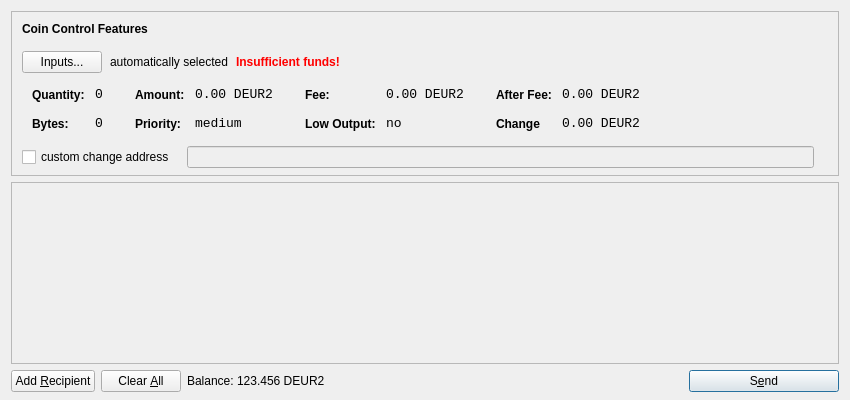
<?xml version="1.0" encoding="UTF-8"?>
<ui version="4.0">
 <class>SendCoinsDialog</class>
 <widget class="QDialog" name="SendCoinsDialog">
  <property name="geometry">
   <rect>
    <x>0</x>
    <y>0</y>
    <width>850</width>
    <height>400</height>
   </rect>
  </property>
  <property name="windowTitle">
   <string>Send Coins</string>
  </property>
  <property name="styleSheet">
   <string notr="true">QListView { background: transparent; }</string>
  </property>
  <layout class="QVBoxLayout" name="verticalLayout" stretch="0,1,0">
   <property name="bottomMargin">
    <number>8</number>
   </property>
   <item>
    <widget class="QFrame" name="frameCoinControl">
     <property name="sizePolicy">
      <sizepolicy hsizetype="Expanding" vsizetype="Expanding">
       <horstretch>0</horstretch>
       <verstretch>0</verstretch>
      </sizepolicy>
     </property>
     <property name="maximumSize">
      <size>
       <width>16777215</width>
       <height>16777215</height>
      </size>
     </property>
     <property name="styleSheet">
      <string notr="true">QListView { background: transparent; }</string>
     </property>
     <property name="frameShape">
      <enum>QFrame::StyledPanel</enum>
     </property>
     <property name="frameShadow">
      <enum>QFrame::Sunken</enum>
     </property>
     <layout class="QVBoxLayout" name="verticalLayoutCoinControl2">
      <property name="spacing">
       <number>6</number>
      </property>
      <property name="leftMargin">
       <number>0</number>
      </property>
      <property name="topMargin">
       <number>0</number>
      </property>
      <property name="rightMargin">
       <number>0</number>
      </property>
      <property name="bottomMargin">
       <number>6</number>
      </property>
      <item>
       <layout class="QVBoxLayout" name="verticalLayoutCoinControl" stretch="0,0,0,0,1">
        <property name="spacing">
         <number>0</number>
        </property>
        <property name="leftMargin">
         <number>10</number>
        </property>
        <property name="topMargin">
         <number>10</number>
        </property>
        <item>
         <layout class="QHBoxLayout" name="horizontalLayoutCoinControl1">
          <property name="bottomMargin">
           <number>15</number>
          </property>
          <item>
           <widget class="QLabel" name="labelCoinControlFeatures">
            <property name="sizePolicy">
             <sizepolicy hsizetype="Preferred" vsizetype="Maximum">
              <horstretch>0</horstretch>
              <verstretch>0</verstretch>
             </sizepolicy>
            </property>
            <property name="font">
             <font>
              <weight>75</weight>
              <bold>true</bold>
             </font>
            </property>
            <property name="styleSheet">
             <string notr="true">font-weight:bold;</string>
            </property>
            <property name="text">
             <string>Coin Control Features</string>
            </property>
           </widget>
          </item>
         </layout>
        </item>
        <item>
         <layout class="QHBoxLayout" name="horizontalLayoutCoinControl2" stretch="0,0,0,0">
          <property name="spacing">
           <number>8</number>
          </property>
          <property name="bottomMargin">
           <number>10</number>
          </property>
          <item>
           <widget class="QPushButton" name="pushButtonCoinControl">
            <property name="styleSheet">
             <string notr="true"/>
            </property>
            <property name="text">
             <string>Inputs...</string>
            </property>
           </widget>
          </item>
          <item>
           <widget class="QLabel" name="labelCoinControlAutomaticallySelected">
            <property name="text">
             <string>automatically selected</string>
            </property>
            <property name="margin">
             <number>5</number>
            </property>
           </widget>
          </item>
          <item>
           <widget class="QLabel" name="labelCoinControlInsuffFunds">
            <property name="font">
             <font>
              <weight>75</weight>
              <bold>true</bold>
             </font>
            </property>
            <property name="styleSheet">
             <string notr="true">color:red;font-weight:bold;</string>
            </property>
            <property name="text">
             <string>Insufficient funds!</string>
            </property>
            <property name="margin">
             <number>5</number>
            </property>
           </widget>
          </item>
          <item>
           <spacer name="horizontalSpacerCoinControl">
            <property name="orientation">
             <enum>Qt::Horizontal</enum>
            </property>
            <property name="sizeHint" stdset="0">
             <size>
              <width>40</width>
              <height>1</height>
             </size>
            </property>
           </spacer>
          </item>
         </layout>
        </item>
        <item>
         <widget class="QWidget" name="widgetCoinControl" native="true">
          <property name="sizePolicy">
           <sizepolicy hsizetype="Preferred" vsizetype="Preferred">
            <horstretch>0</horstretch>
            <verstretch>0</verstretch>
           </sizepolicy>
          </property>
          <property name="minimumSize">
           <size>
            <width>0</width>
            <height>0</height>
           </size>
          </property>
          <property name="styleSheet">
           <string notr="true"/>
          </property>
          <layout class="QHBoxLayout" name="horizontalLayoutCoinControl5">
           <property name="margin">
            <number>0</number>
           </property>
           <item>
            <layout class="QHBoxLayout" name="horizontalLayoutCoinControl3" stretch="0,0,0,1">
             <property name="spacing">
              <number>20</number>
             </property>
             <property name="topMargin">
              <number>0</number>
             </property>
             <property name="bottomMargin">
              <number>10</number>
             </property>
             <item>
              <layout class="QFormLayout" name="formLayoutCoinControl1">
               <property name="horizontalSpacing">
                <number>10</number>
               </property>
               <property name="verticalSpacing">
                <number>14</number>
               </property>
               <property name="leftMargin">
                <number>10</number>
               </property>
               <property name="topMargin">
                <number>4</number>
               </property>
               <property name="rightMargin">
                <number>6</number>
               </property>
               <item row="0" column="0">
                <widget class="QLabel" name="labelCoinControlQuantityText">
                 <property name="styleSheet">
                  <string notr="true">font-weight:bold;</string>
                 </property>
                 <property name="text">
                  <string>Quantity:</string>
                 </property>
                 <property name="margin">
                  <number>0</number>
                 </property>
                </widget>
               </item>
               <item row="0" column="1">
                <widget class="QLabel" name="labelCoinControlQuantity">
                 <property name="font">
                  <font>
                   <family>Monospace</family>
                   <pointsize>10</pointsize>
                  </font>
                 </property>
                 <property name="cursor">
                  <cursorShape>IBeamCursor</cursorShape>
                 </property>
                 <property name="contextMenuPolicy">
                  <enum>Qt::ActionsContextMenu</enum>
                 </property>
                 <property name="text">
                  <string>0</string>
                 </property>
                 <property name="margin">
                  <number>0</number>
                 </property>
                 <property name="textInteractionFlags">
                  <set>Qt::LinksAccessibleByMouse|Qt::TextSelectableByKeyboard|Qt::TextSelectableByMouse</set>
                 </property>
                </widget>
               </item>
               <item row="1" column="0">
                <widget class="QLabel" name="labelCoinControlBytesText">
                 <property name="styleSheet">
                  <string notr="true">font-weight:bold;</string>
                 </property>
                 <property name="text">
                  <string>Bytes:</string>
                 </property>
                </widget>
               </item>
               <item row="1" column="1">
                <widget class="QLabel" name="labelCoinControlBytes">
                 <property name="font">
                  <font>
                   <family>Monospace</family>
                   <pointsize>10</pointsize>
                  </font>
                 </property>
                 <property name="cursor">
                  <cursorShape>IBeamCursor</cursorShape>
                 </property>
                 <property name="contextMenuPolicy">
                  <enum>Qt::ActionsContextMenu</enum>
                 </property>
                 <property name="text">
                  <string>0</string>
                 </property>
                 <property name="textInteractionFlags">
                  <set>Qt::LinksAccessibleByMouse|Qt::TextSelectableByKeyboard|Qt::TextSelectableByMouse</set>
                 </property>
                </widget>
               </item>
              </layout>
             </item>
             <item>
              <layout class="QFormLayout" name="formLayoutCoinControl2">
               <property name="horizontalSpacing">
                <number>10</number>
               </property>
               <property name="verticalSpacing">
                <number>14</number>
               </property>
               <property name="leftMargin">
                <number>6</number>
               </property>
               <property name="topMargin">
                <number>4</number>
               </property>
               <property name="rightMargin">
                <number>6</number>
               </property>
               <item row="0" column="0">
                <widget class="QLabel" name="labelCoinControlAmountText">
                 <property name="styleSheet">
                  <string notr="true">font-weight:bold;</string>
                 </property>
                 <property name="text">
                  <string>Amount:</string>
                 </property>
                 <property name="margin">
                  <number>0</number>
                 </property>
                </widget>
               </item>
               <item row="0" column="1">
                <widget class="QLabel" name="labelCoinControlAmount">
                 <property name="font">
                  <font>
                   <family>Monospace</family>
                   <pointsize>10</pointsize>
                  </font>
                 </property>
                 <property name="cursor">
                  <cursorShape>IBeamCursor</cursorShape>
                 </property>
                 <property name="contextMenuPolicy">
                  <enum>Qt::ActionsContextMenu</enum>
                 </property>
                 <property name="text">
                  <string>0.00 DEUR2</string>
                 </property>
                 <property name="textInteractionFlags">
                  <set>Qt::LinksAccessibleByMouse|Qt::TextSelectableByKeyboard|Qt::TextSelectableByMouse</set>
                 </property>
                </widget>
               </item>
               <item row="1" column="0">
                <widget class="QLabel" name="labelCoinControlPriorityText">
                 <property name="styleSheet">
                  <string notr="true">font-weight:bold;</string>
                 </property>
                 <property name="text">
                  <string>Priority:</string>
                 </property>
                </widget>
               </item>
               <item row="1" column="1">
                <widget class="QLabel" name="labelCoinControlPriority">
                 <property name="font">
                  <font>
                   <family>Monospace</family>
                   <pointsize>10</pointsize>
                  </font>
                 </property>
                 <property name="cursor">
                  <cursorShape>IBeamCursor</cursorShape>
                 </property>
                 <property name="contextMenuPolicy">
                  <enum>Qt::ActionsContextMenu</enum>
                 </property>
                 <property name="text">
                  <string>medium</string>
                 </property>
                 <property name="textInteractionFlags">
                  <set>Qt::LinksAccessibleByMouse|Qt::TextSelectableByKeyboard|Qt::TextSelectableByMouse</set>
                 </property>
                </widget>
               </item>
              </layout>
             </item>
             <item>
              <layout class="QFormLayout" name="formLayoutCoinControl3">
               <property name="horizontalSpacing">
                <number>10</number>
               </property>
               <property name="verticalSpacing">
                <number>14</number>
               </property>
               <property name="leftMargin">
                <number>6</number>
               </property>
               <property name="topMargin">
                <number>4</number>
               </property>
               <property name="rightMargin">
                <number>6</number>
               </property>
               <item row="0" column="0">
                <widget class="QLabel" name="labelCoinControlFeeText">
                 <property name="styleSheet">
                  <string notr="true">font-weight:bold;</string>
                 </property>
                 <property name="text">
                  <string>Fee:</string>
                 </property>
                 <property name="margin">
                  <number>0</number>
                 </property>
                </widget>
               </item>
               <item row="0" column="1">
                <widget class="QLabel" name="labelCoinControlFee">
                 <property name="font">
                  <font>
                   <family>Monospace</family>
                   <pointsize>10</pointsize>
                  </font>
                 </property>
                 <property name="cursor">
                  <cursorShape>IBeamCursor</cursorShape>
                 </property>
                 <property name="contextMenuPolicy">
                  <enum>Qt::ActionsContextMenu</enum>
                 </property>
                 <property name="text">
                  <string>0.00 DEUR2</string>
                 </property>
                 <property name="textInteractionFlags">
                  <set>Qt::LinksAccessibleByMouse|Qt::TextSelectableByKeyboard|Qt::TextSelectableByMouse</set>
                 </property>
                </widget>
               </item>
               <item row="1" column="0">
                <widget class="QLabel" name="labelCoinControlLowOutputText">
                 <property name="styleSheet">
                  <string notr="true">font-weight:bold;</string>
                 </property>
                 <property name="text">
                  <string>Low Output:</string>
                 </property>
                </widget>
               </item>
               <item row="1" column="1">
                <widget class="QLabel" name="labelCoinControlLowOutput">
                 <property name="font">
                  <font>
                   <family>Monospace</family>
                   <pointsize>10</pointsize>
                  </font>
                 </property>
                 <property name="cursor">
                  <cursorShape>IBeamCursor</cursorShape>
                 </property>
                 <property name="contextMenuPolicy">
                  <enum>Qt::ActionsContextMenu</enum>
                 </property>
                 <property name="text">
                  <string>no</string>
                 </property>
                 <property name="textInteractionFlags">
                  <set>Qt::LinksAccessibleByMouse|Qt::TextSelectableByKeyboard|Qt::TextSelectableByMouse</set>
                 </property>
                </widget>
               </item>
              </layout>
             </item>
             <item>
              <layout class="QFormLayout" name="formLayoutCoinControl4">
               <property name="horizontalSpacing">
                <number>10</number>
               </property>
               <property name="verticalSpacing">
                <number>14</number>
               </property>
               <property name="leftMargin">
                <number>6</number>
               </property>
               <property name="topMargin">
                <number>4</number>
               </property>
               <property name="rightMargin">
                <number>6</number>
               </property>
               <item row="0" column="0">
                <widget class="QLabel" name="labelCoinControlAfterFeeText">
                 <property name="styleSheet">
                  <string notr="true">font-weight:bold;</string>
                 </property>
                 <property name="text">
                  <string>After Fee:</string>
                 </property>
                 <property name="margin">
                  <number>0</number>
                 </property>
                </widget>
               </item>
               <item row="0" column="1">
                <widget class="QLabel" name="labelCoinControlAfterFee">
                 <property name="font">
                  <font>
                   <family>Monospace</family>
                   <pointsize>10</pointsize>
                  </font>
                 </property>
                 <property name="cursor">
                  <cursorShape>IBeamCursor</cursorShape>
                 </property>
                 <property name="contextMenuPolicy">
                  <enum>Qt::ActionsContextMenu</enum>
                 </property>
                 <property name="text">
                  <string>0.00 DEUR2</string>
                 </property>
                 <property name="textInteractionFlags">
                  <set>Qt::LinksAccessibleByMouse|Qt::TextSelectableByKeyboard|Qt::TextSelectableByMouse</set>
                 </property>
                </widget>
               </item>
               <item row="1" column="0">
                <widget class="QLabel" name="labelCoinControlChangeText">
                 <property name="styleSheet">
                  <string notr="true">font-weight:bold;</string>
                 </property>
                 <property name="text">
                  <string>Change</string>
                 </property>
                </widget>
               </item>
               <item row="1" column="1">
                <widget class="QLabel" name="labelCoinControlChange">
                 <property name="font">
                  <font>
                   <family>Monospace</family>
                   <pointsize>10</pointsize>
                  </font>
                 </property>
                 <property name="cursor">
                  <cursorShape>IBeamCursor</cursorShape>
                 </property>
                 <property name="contextMenuPolicy">
                  <enum>Qt::ActionsContextMenu</enum>
                 </property>
                 <property name="text">
                  <string>0.00 DEUR2</string>
                 </property>
                 <property name="textInteractionFlags">
                  <set>Qt::LinksAccessibleByMouse|Qt::TextSelectableByKeyboard|Qt::TextSelectableByMouse</set>
                 </property>
                </widget>
               </item>
              </layout>
             </item>
            </layout>
           </item>
          </layout>
         </widget>
        </item>
        <item>
         <layout class="QHBoxLayout" name="horizontalLayoutCoinControl4" stretch="0,0,0">
          <property name="spacing">
           <number>12</number>
          </property>
          <property name="sizeConstraint">
           <enum>QLayout::SetDefaultConstraint</enum>
          </property>
          <property name="topMargin">
           <number>5</number>
          </property>
          <property name="rightMargin">
           <number>5</number>
          </property>
          <item>
           <widget class="QCheckBox" name="checkBoxCoinControlChange">
            <property name="text">
             <string>custom change address</string>
            </property>
           </widget>
          </item>
          <item>
           <widget class="QLineEdit" name="lineEditCoinControlChange">
            <property name="enabled">
             <bool>false</bool>
            </property>
            <property name="sizePolicy">
             <sizepolicy hsizetype="Expanding" vsizetype="Fixed">
              <horstretch>0</horstretch>
              <verstretch>0</verstretch>
             </sizepolicy>
            </property>
           </widget>
          </item>
          <item>
           <widget class="QLabel" name="labelCoinControlChangeLabel">
            <property name="sizePolicy">
             <sizepolicy hsizetype="Preferred" vsizetype="Expanding">
              <horstretch>0</horstretch>
              <verstretch>0</verstretch>
             </sizepolicy>
            </property>
            <property name="minimumSize">
             <size>
              <width>0</width>
              <height>0</height>
             </size>
            </property>
            <property name="text">
             <string/>
            </property>
            <property name="margin">
             <number>3</number>
            </property>
           </widget>
          </item>
         </layout>
        </item>
        <item>
         <spacer name="verticalSpacerCoinControl">
          <property name="orientation">
           <enum>Qt::Vertical</enum>
          </property>
          <property name="sizeHint" stdset="0">
           <size>
            <width>800</width>
            <height>1</height>
           </size>
          </property>
         </spacer>
        </item>
       </layout>
      </item>
     </layout>
    </widget>
   </item>
   <item>
    <widget class="QScrollArea" name="scrollArea">
     <property name="widgetResizable">
      <bool>true</bool>
     </property>
     <widget class="QWidget" name="scrollAreaWidgetContents">
      <property name="geometry">
       <rect>
        <x>0</x>
        <y>0</y>
        <width>830</width>
        <height>172</height>
       </rect>
      </property>
      <layout class="QVBoxLayout" name="verticalLayout_2">
       <property name="margin">
        <number>0</number>
       </property>
       <item>
        <layout class="QVBoxLayout" name="entries">
         <property name="spacing">
          <number>6</number>
         </property>
        </layout>
       </item>
       <item>
        <spacer name="verticalSpacer">
         <property name="orientation">
          <enum>Qt::Vertical</enum>
         </property>
         <property name="sizeHint" stdset="0">
          <size>
           <width>20</width>
           <height>40</height>
          </size>
         </property>
        </spacer>
       </item>
      </layout>
     </widget>
    </widget>
   </item>
   <item>
    <layout class="QHBoxLayout" name="horizontalLayout">
     <item>
      <widget class="QPushButton" name="addButton">
       <property name="toolTip">
        <string>Send to multiple recipients at once</string>
       </property>
       <property name="text">
        <string>Add &amp;Recipient</string>
       </property>
       <property name="icon">
        <iconset resource="../bitcoin.qrc">
         <normaloff>:/icons/add</normaloff>:/icons/add</iconset>
       </property>
       <property name="autoDefault">
        <bool>false</bool>
       </property>
      </widget>
     </item>
     <item>
      <widget class="QPushButton" name="clearButton">
       <property name="sizePolicy">
        <sizepolicy hsizetype="Minimum" vsizetype="Fixed">
         <horstretch>0</horstretch>
         <verstretch>0</verstretch>
        </sizepolicy>
       </property>
       <property name="toolTip">
        <string>Remove all transaction fields</string>
       </property>
       <property name="text">
        <string>Clear &amp;All</string>
       </property>
       <property name="icon">
        <iconset resource="../bitcoin.qrc">
         <normaloff>:/icons/remove</normaloff>:/icons/remove</iconset>
       </property>
       <property name="autoRepeatDelay">
        <number>300</number>
       </property>
       <property name="autoDefault">
        <bool>false</bool>
       </property>
      </widget>
     </item>
     <item>
      <layout class="QHBoxLayout" name="horizontalLayout_2">
       <property name="spacing">
        <number>3</number>
       </property>
       <item>
        <widget class="QLabel" name="label">
         <property name="sizePolicy">
          <sizepolicy hsizetype="Preferred" vsizetype="Fixed">
           <horstretch>0</horstretch>
           <verstretch>0</verstretch>
          </sizepolicy>
         </property>
         <property name="text">
          <string>Balance:</string>
         </property>
        </widget>
       </item>
       <item>
        <widget class="QLabel" name="labelBalance">
         <property name="sizePolicy">
          <sizepolicy hsizetype="Preferred" vsizetype="Fixed">
           <horstretch>0</horstretch>
           <verstretch>0</verstretch>
          </sizepolicy>
         </property>
         <property name="cursor">
          <cursorShape>IBeamCursor</cursorShape>
         </property>
         <property name="text">
          <string>123.456 DEUR2</string>
         </property>
         <property name="textInteractionFlags">
          <set>Qt::LinksAccessibleByMouse|Qt::TextSelectableByKeyboard|Qt::TextSelectableByMouse</set>
         </property>
        </widget>
       </item>
      </layout>
     </item>
     <item>
      <spacer name="horizontalSpacer">
       <property name="orientation">
        <enum>Qt::Horizontal</enum>
       </property>
       <property name="sizeHint" stdset="0">
        <size>
         <width>40</width>
         <height>20</height>
        </size>
       </property>
      </spacer>
     </item>
     <item>
      <widget class="QPushButton" name="sendButton">
       <property name="minimumSize">
        <size>
         <width>150</width>
         <height>0</height>
        </size>
       </property>
       <property name="toolTip">
        <string>Confirm the send action</string>
       </property>
       <property name="text">
        <string>S&amp;end</string>
       </property>
       <property name="icon">
        <iconset resource="../bitcoin.qrc">
         <normaloff>:/icons/send</normaloff>:/icons/send</iconset>
       </property>
       <property name="default">
        <bool>true</bool>
       </property>
      </widget>
     </item>
    </layout>
   </item>
  </layout>
 </widget>
 <resources>
  <include location="../bitcoin.qrc"/>
 </resources>
 <connections/>
</ui>
